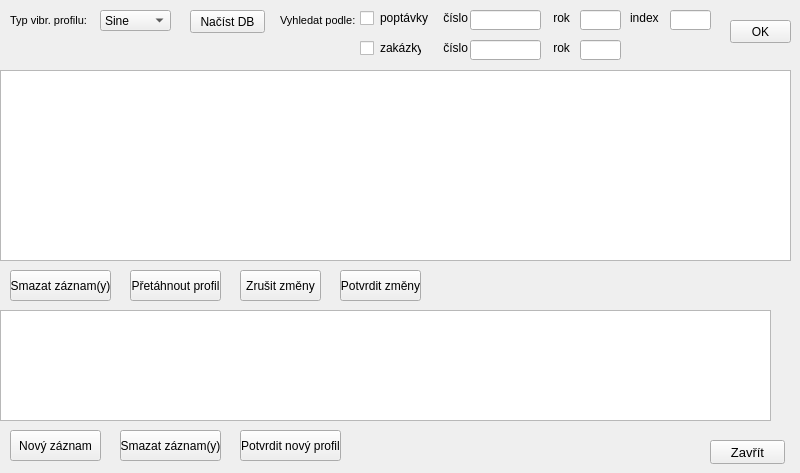
<?xml version="1.0" encoding="UTF-8"?>
<ui version="4.0">
 <class>CommonSettingsRandom</class>
 <widget class="QWidget" name="CommonSettingsRandom">
  <property name="geometry">
   <rect>
    <x>0</x>
    <y>0</y>
    <width>800</width>
    <height>473</height>
   </rect>
  </property>
  <property name="windowTitle">
   <string>Form</string>
  </property>
  <widget class="QTableView" name="tableView_common_random">
   <property name="geometry">
    <rect>
     <x>0</x>
     <y>70</y>
     <width>791</width>
     <height>191</height>
    </rect>
   </property>
  </widget>
  <widget class="QPushButton" name="pushButton_load_common_random">
   <property name="geometry">
    <rect>
     <x>190</x>
     <y>10</y>
     <width>75</width>
     <height>23</height>
    </rect>
   </property>
   <property name="text">
    <string>Načíst DB</string>
   </property>
  </widget>
  <widget class="QLabel" name="label_6">
   <property name="geometry">
    <rect>
     <x>10</x>
     <y>10</y>
     <width>91</width>
     <height>21</height>
    </rect>
   </property>
   <property name="font">
    <font>
     <pointsize>8</pointsize>
    </font>
   </property>
   <property name="text">
    <string>Typ vibr. profilu:</string>
   </property>
  </widget>
  <widget class="QComboBox" name="comboBox">
   <property name="geometry">
    <rect>
     <x>100</x>
     <y>10</y>
     <width>71</width>
     <height>21</height>
    </rect>
   </property>
   <item>
    <property name="text">
     <string>Sine</string>
    </property>
   </item>
   <item>
    <property name="text">
     <string>Random</string>
    </property>
   </item>
   <item>
    <property name="text">
     <string>Shocks</string>
    </property>
   </item>
  </widget>
  <widget class="QLabel" name="label">
   <property name="geometry">
    <rect>
     <x>280</x>
     <y>10</y>
     <width>81</width>
     <height>21</height>
    </rect>
   </property>
   <property name="font">
    <font>
     <pointsize>8</pointsize>
    </font>
   </property>
   <property name="text">
    <string>Vyhledat podle:</string>
   </property>
  </widget>
  <widget class="QLabel" name="label_2">
   <property name="geometry">
    <rect>
     <x>440</x>
     <y>10</y>
     <width>31</width>
     <height>16</height>
    </rect>
   </property>
   <property name="text">
    <string> číslo</string>
   </property>
  </widget>
  <widget class="QLabel" name="label_3">
   <property name="geometry">
    <rect>
     <x>380</x>
     <y>40</y>
     <width>41</width>
     <height>16</height>
    </rect>
   </property>
   <property name="text">
    <string>zakázky</string>
   </property>
  </widget>
  <widget class="QCheckBox" name="checkBox_contract">
   <property name="geometry">
    <rect>
     <x>360</x>
     <y>40</y>
     <width>16</width>
     <height>17</height>
    </rect>
   </property>
   <property name="text">
    <string/>
   </property>
  </widget>
  <widget class="QCheckBox" name="checkBox_inqr">
   <property name="geometry">
    <rect>
     <x>360</x>
     <y>10</y>
     <width>16</width>
     <height>17</height>
    </rect>
   </property>
   <property name="text">
    <string/>
   </property>
  </widget>
  <widget class="QLineEdit" name="lineEdit_inqr_id">
   <property name="geometry">
    <rect>
     <x>470</x>
     <y>10</y>
     <width>71</width>
     <height>20</height>
    </rect>
   </property>
  </widget>
  <widget class="QLineEdit" name="lineEdit_contract_number">
   <property name="geometry">
    <rect>
     <x>470</x>
     <y>40</y>
     <width>71</width>
     <height>20</height>
    </rect>
   </property>
  </widget>
  <widget class="QLabel" name="label_4">
   <property name="geometry">
    <rect>
     <x>550</x>
     <y>40</y>
     <width>21</width>
     <height>16</height>
    </rect>
   </property>
   <property name="text">
    <string> rok</string>
   </property>
  </widget>
  <widget class="QLineEdit" name="lineEdit_contract_year">
   <property name="geometry">
    <rect>
     <x>580</x>
     <y>40</y>
     <width>41</width>
     <height>20</height>
    </rect>
   </property>
  </widget>
  <widget class="QLabel" name="label_5">
   <property name="geometry">
    <rect>
     <x>550</x>
     <y>10</y>
     <width>21</width>
     <height>16</height>
    </rect>
   </property>
   <property name="text">
    <string> rok</string>
   </property>
  </widget>
  <widget class="QLineEdit" name="lineEdit_inqr_year">
   <property name="geometry">
    <rect>
     <x>580</x>
     <y>10</y>
     <width>41</width>
     <height>20</height>
    </rect>
   </property>
  </widget>
  <widget class="QPushButton" name="pushButton_submit_common">
   <property name="geometry">
    <rect>
     <x>340</x>
     <y>270</y>
     <width>81</width>
     <height>31</height>
    </rect>
   </property>
   <property name="text">
    <string>Potvrdit změny</string>
   </property>
  </widget>
  <widget class="QPushButton" name="pushButton_delete">
   <property name="geometry">
    <rect>
     <x>10</x>
     <y>270</y>
     <width>101</width>
     <height>31</height>
    </rect>
   </property>
   <property name="text">
    <string>Smazat záznam(y)</string>
   </property>
  </widget>
  <widget class="QPushButton" name="pushButton_drag_profile">
   <property name="geometry">
    <rect>
     <x>130</x>
     <y>270</y>
     <width>91</width>
     <height>31</height>
    </rect>
   </property>
   <property name="text">
    <string>Přetáhnout profil</string>
   </property>
  </widget>
  <widget class="QTableView" name="tableView_common_random_2">
   <property name="geometry">
    <rect>
     <x>0</x>
     <y>310</y>
     <width>771</width>
     <height>111</height>
    </rect>
   </property>
  </widget>
  <widget class="QPushButton" name="pushButton_new_record">
   <property name="geometry">
    <rect>
     <x>10</x>
     <y>430</y>
     <width>91</width>
     <height>31</height>
    </rect>
   </property>
   <property name="text">
    <string>Nový záznam</string>
   </property>
  </widget>
  <widget class="QPushButton" name="pushButton_delete_new_record">
   <property name="geometry">
    <rect>
     <x>120</x>
     <y>430</y>
     <width>101</width>
     <height>31</height>
    </rect>
   </property>
   <property name="text">
    <string>Smazat záznam(y)</string>
   </property>
  </widget>
  <widget class="QPushButton" name="pushButton_submit_new_record">
   <property name="geometry">
    <rect>
     <x>240</x>
     <y>430</y>
     <width>101</width>
     <height>31</height>
    </rect>
   </property>
   <property name="text">
    <string>Potvrdit nový profil</string>
   </property>
  </widget>
  <widget class="QPushButton" name="pushButton_close">
   <property name="geometry">
    <rect>
     <x>710</x>
     <y>440</y>
     <width>75</width>
     <height>24</height>
    </rect>
   </property>
   <property name="font">
    <font>
     <pointsize>10</pointsize>
    </font>
   </property>
   <property name="text">
    <string>Zavřít</string>
   </property>
  </widget>
  <widget class="QPushButton" name="pushButton_revert_common">
   <property name="geometry">
    <rect>
     <x>240</x>
     <y>270</y>
     <width>81</width>
     <height>31</height>
    </rect>
   </property>
   <property name="text">
    <string>Zrušit změny</string>
   </property>
  </widget>
  <widget class="QPushButton" name="pushButton_OK_filter_common">
   <property name="geometry">
    <rect>
     <x>730</x>
     <y>20</y>
     <width>61</width>
     <height>23</height>
    </rect>
   </property>
   <property name="text">
    <string>OK</string>
   </property>
  </widget>
  <widget class="QLabel" name="label_7">
   <property name="geometry">
    <rect>
     <x>380</x>
     <y>10</y>
     <width>51</width>
     <height>16</height>
    </rect>
   </property>
   <property name="text">
    <string>poptávky</string>
   </property>
  </widget>
  <widget class="QLabel" name="label_8">
   <property name="geometry">
    <rect>
     <x>630</x>
     <y>10</y>
     <width>31</width>
     <height>16</height>
    </rect>
   </property>
   <property name="text">
    <string>index</string>
   </property>
  </widget>
  <widget class="QLineEdit" name="lineEdit_inqr_index">
   <property name="geometry">
    <rect>
     <x>670</x>
     <y>10</y>
     <width>41</width>
     <height>20</height>
    </rect>
   </property>
  </widget>
  <widget class="QLabel" name="label_9">
   <property name="geometry">
    <rect>
     <x>440</x>
     <y>40</y>
     <width>31</width>
     <height>16</height>
    </rect>
   </property>
   <property name="text">
    <string> číslo</string>
   </property>
  </widget>
 </widget>
 <resources/>
 <connections>
  <connection>
   <sender>pushButton_close</sender>
   <signal>clicked()</signal>
   <receiver>CommonSettingsRandom</receiver>
   <slot>close()</slot>
   <hints>
    <hint type="sourcelabel">
     <x>696</x>
     <y>344</y>
    </hint>
    <hint type="destinationlabel">
     <x>655</x>
     <y>352</y>
    </hint>
   </hints>
  </connection>
 </connections>
</ui>
